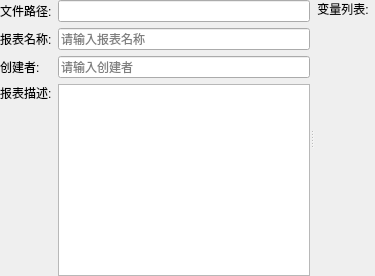
    <widget class="QSplitter" name="splitter">
     <property name="orientation">
      <enum>Qt::Horizontal</enum>
     </property>
     <widget class="QWidget" name="layoutWidget">
      <layout class="QGridLayout" name="gridLayout">
       <item row="0" column="0">
        <widget class="QLabel" name="label_7">
         <property name="text">
          <string>文件路径:</string>
         </property>
        </widget>
       </item>
       <item row="0" column="1">
        <widget class="QLineEdit" name="url">
         <property name="sizePolicy">
          <sizepolicy hsizetype="Expanding" vsizetype="Fixed">
           <horstretch>0</horstretch>
           <verstretch>0</verstretch>
          </sizepolicy>
         </property>
         <property name="readOnly">
          <bool>true</bool>
         </property>
        </widget>
       </item>
       <item row="1" column="1">
        <widget class="QLineEdit" name="reportName">
         <property name="sizePolicy">
          <sizepolicy hsizetype="MinimumExpanding" vsizetype="Fixed">
           <horstretch>0</horstretch>
           <verstretch>0</verstretch>
          </sizepolicy>
         </property>
         <property name="placeholderText">
          <string>请输入报表名称</string>
         </property>
        </widget>
       </item>
       <item row="2" column="0">
        <widget class="QLabel" name="label_2">
         <property name="text">
          <string>创建者:</string>
         </property>
         <property name="alignment">
          <set>Qt::AlignLeading|Qt::AlignLeft|Qt::AlignVCenter</set>
         </property>
        </widget>
       </item>
       <item row="2" column="1">
        <widget class="QLineEdit" name="author">
         <property name="sizePolicy">
          <sizepolicy hsizetype="MinimumExpanding" vsizetype="Fixed">
           <horstretch>0</horstretch>
           <verstretch>0</verstretch>
          </sizepolicy>
         </property>
         <property name="placeholderText">
          <string>请输入创建者</string>
         </property>
        </widget>
       </item>
       <item row="3" column="0">
        <widget class="QLabel" name="label_3">
         <property name="text">
          <string>报表描述:</string>
         </property>
         <property name="alignment">
          <set>Qt::AlignLeading|Qt::AlignLeft|Qt::AlignTop</set>
         </property>
        </widget>
       </item>
       <item row="3" column="1">
        <widget class="QTextEdit" name="description">
         <property name="sizePolicy">
          <sizepolicy hsizetype="Expanding" vsizetype="Minimum">
           <horstretch>0</horstretch>
           <verstretch>0</verstretch>
          </sizepolicy>
         </property>
        </widget>
       </item>
       <item row="1" column="0">
        <widget class="QLabel" name="label">
         <property name="text">
          <string>报表名称:</string>
         </property>
        </widget>
       </item>
      </layout>
     </widget>
     <widget class="QWidget" name="layoutWidget">
      <layout class="QGridLayout" name="gridLayout_10">
       <item row="0" column="0">
        <widget class="QLabel" name="label_5">
         <property name="sizePolicy">
          <sizepolicy hsizetype="Maximum" vsizetype="Preferred">
           <horstretch>0</horstretch>
           <verstretch>0</verstretch>
          </sizepolicy>
         </property>
         <property name="text">
          <string> 变量列表:</string>
         </property>
        </widget>
       </item>
       <item row="1" column="0">
        <spacer name="verticalSpacer">
         <property name="orientation">
          <enum>Qt::Vertical</enum>
         </property>
         <property name="sizeType">
          <enum>QSizePolicy::MinimumExpanding</enum>
         </property>
         <property name="sizeHint" stdset="0">
          <size>
           <width>20</width>
           <height>40</height>
          </size>
         </property>
        </spacer>
       </item>
       <item row="0" column="1" rowspan="2">
        <widget class="ParametersWidget" name="variables" native="true"/>
       </item>
      </layout>
     </widget>
    </widget>
